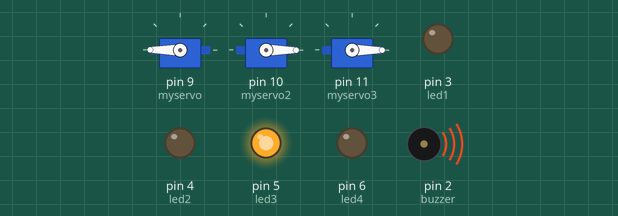
Simulated run of this sketch. Board: Arduino Uno, built with avr-gcc and run on an emulated ATmega328P. Shown: 3 × servo, output pins drawn as LEDs (lit = HIGH), buzzer (waves = sounding). Random numbers use the default seed unless the sketch sets one.

Above: at 2.72 s.
At 5.92 s:
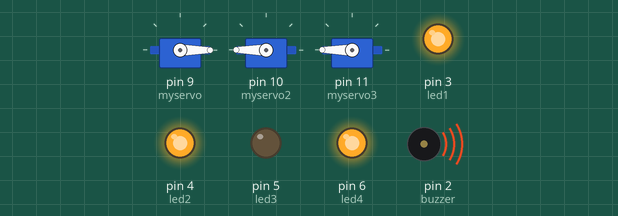
At 15.04 s:
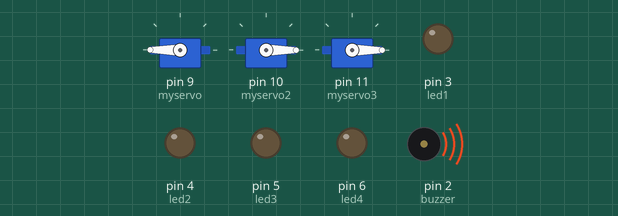
At 19.5 s:
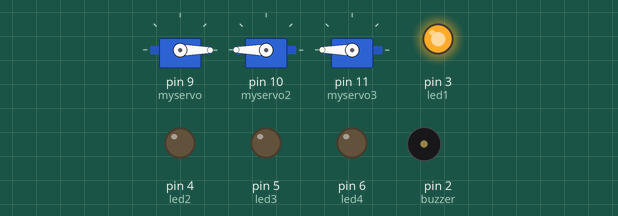
At 25.98 s:
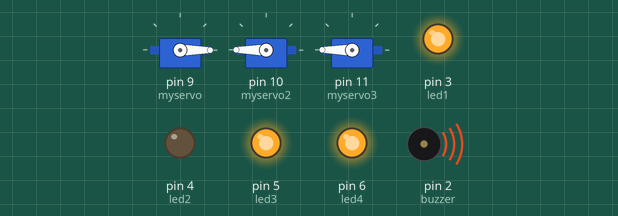
At 37.83 s:
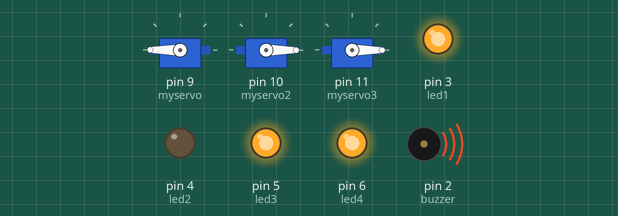
Timing chart, 0 to 40.0 s (numbered marks = the images above):
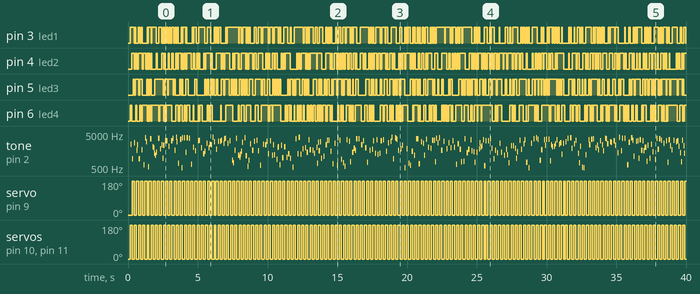

Measured:
- by itself, servo on pin 9 (myservo), servo on pin 10 (myservo2), servo on pin 11 (myservo3): alternates 180° for 0.15 s and 0° for 0.15 s
- by itself, tone on pin 2 (buzzer): plays 2505 Hz for 0.05 s, 931 Hz for 0.03 s, 2747 Hz for 0.07 s, 1648 Hz for 0.06 s, 2385 Hz for 0.04 s, 941 Hz for 0.09 s … (326 notes in this stretch)

The sketch:

Task_1.4_slave_.ino
```cpp
/*
Developer   - Nikhil Arun
Date        - 7-3-2026
Board       - Arduino Uno R3
*/

#include <Wire.h>
#include <Servo.h>

Servo myservo;
Servo myservo2;
Servo myservo3;

int buzzer = 2;

int led1 = 3;
int led2 = 4;
int led3 = 5;
int led4 = 6;

unsigned long lastServoTime = 0;
unsigned long lastBuzzerTime = 0;
unsigned long lastLEDTime = 0;

unsigned long servoInterval = 150;
unsigned long buzzerInterval;
unsigned long ledInterval;

bool servoState = true;
bool systemOn = true;

void receiveEvent(int bytes) {
  if (Wire.available()) {
    systemOn = Wire.read();
  }
}

void setup() {

  Wire.begin(8);
  Wire.onReceive(receiveEvent);

  myservo.attach(9);
  myservo2.attach(10);
  myservo3.attach(11);
  myservo.write(0);
  myservo2.write(0);
  myservo3.write(0);

  pinMode(buzzer, OUTPUT);

  pinMode(led1, OUTPUT);
  pinMode(led2, OUTPUT);
  pinMode(led3, OUTPUT);
  pinMode(led4, OUTPUT);

  randomSeed(analogRead(A0));

  buzzerInterval = random(50, 200);
  ledInterval = random(30, 120);
}

void loop() {

  if (systemOn) {

    unsigned long currentTime = millis();

    // SERVO CONTROL
    if (currentTime - lastServoTime >= servoInterval) {
      lastServoTime = currentTime;

      if (!servoState) {
        myservo.write(180);
        myservo2.write(0);
        myservo3.write(0);
        servoState = true;
      } else {
        myservo.write(0);
        myservo2.write(180);
        myservo3.write(180);
        servoState = false;
      }
    }

    // BUZZER CONTROL
    if (currentTime - lastBuzzerTime >= buzzerInterval) {
      lastBuzzerTime = currentTime;
      buzzerInterval = random(50, 200);

      int freq = random(500, 4000);
      tone(buzzer, freq, random(30, 100));
    }

    // RANDOM LED FLASHING
    if (currentTime - lastLEDTime >= ledInterval) {
      lastLEDTime = currentTime;
      ledInterval = random(30, 120);

      digitalWrite(led1, random(0,2));
      digitalWrite(led2, random(0,2));
      digitalWrite(led3, random(0,2));
      digitalWrite(led4, random(0,2));
    }
  }
  if (not systemOn){
    digitalWrite(led1, 0);
      digitalWrite(led2, 0);
      digitalWrite(led3, 0);
      digitalWrite(led4,0);
      myservo.write(0);
      myservo2.write(0);
      myservo3.write(0);

  }


  }
```
